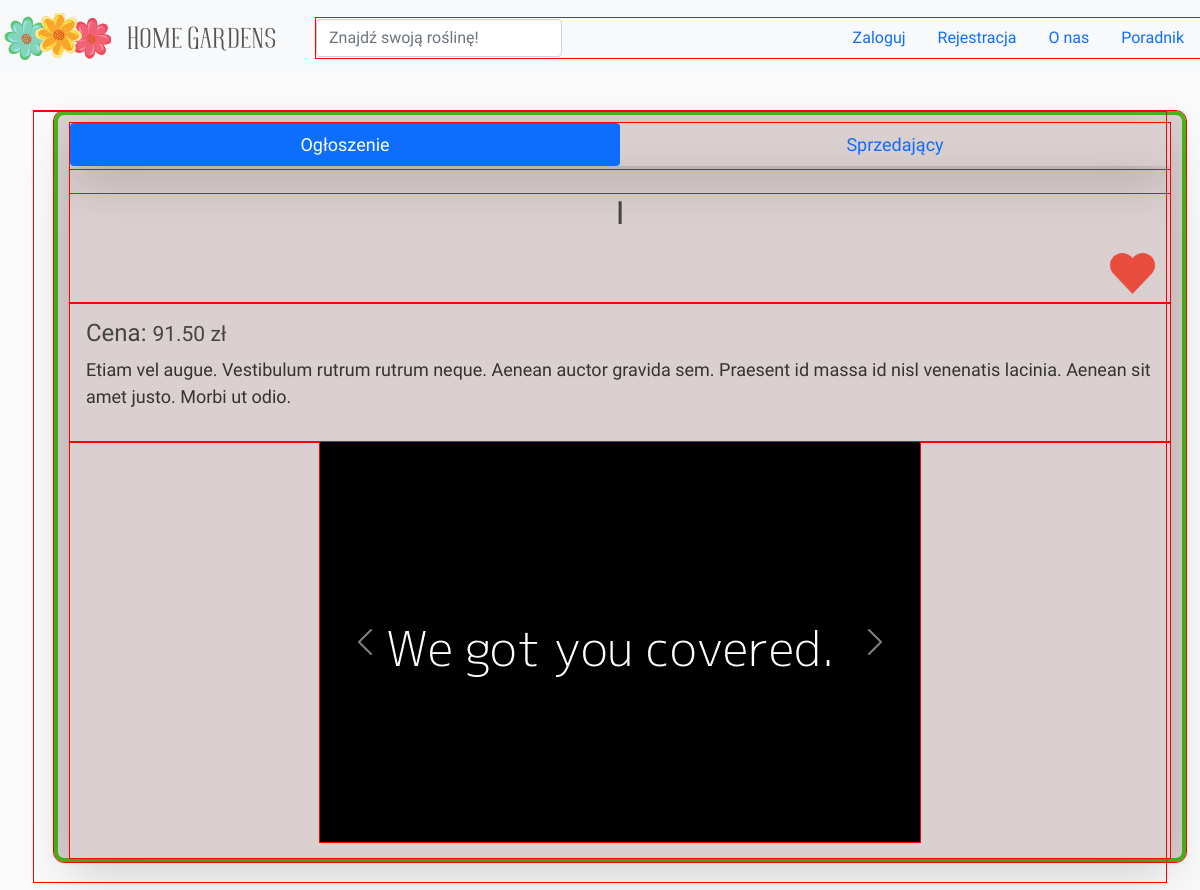
Screenshot of /offer/813/ with the database file from the repository.
### home/models.py (models this page shows, shortened)
class Offer(models.Model):
    SIZE_CHOICES = [
        ('Roślina mała', 'Roślina mała'),
        ('Roślina średnia', 'Roślina średnia'),
        ('Roślina duża', 'Roślina duża'),
        ('Roślina bardzo duża', 'Roślina bardzo duża'),
    ]
    MAINTENANCE_CHOICES = [
        ('Roślina mało wymagająca', 'Roślina mało wymagająca'),
        ('Roślina średnio wymagająca', 'Roślina średnio wymagająca'),
        ('Roślina bardzo wymagająca', 'Roślina bardzo wymagająca'),
    ]
    title = models.CharField(
        max_length=100, verbose_name="Nazwa przedmiotu:", null=True, blank=False)
    description = models.TextField(
        max_length=1024, verbose_name="Opis:", null=True, blank=True)
    price = models.FloatField(verbose_name="Cena:", null=True, blank=False)
    negotiable = models.BooleanField(verbose_name='Do negocjacji', default=False)
    seller = models.ForeignKey(User, on_delete=models.CASCADE, null=True, blank=True, verbose_name='Sprzedawca: ')
    date_posted = models.DateTimeField(default=timezone.now)
    size_category = models.CharField(max_length=64, verbose_name='Wielkość rośliny:', null=True, blank=False,
                                     choices=SIZE_CHOICES)
    maintenance_category = models.CharField(max_length=64, verbose_name='Pielęgnacja rośliny:', null=True, blank=False,
                                            choices=MAINTENANCE_CHOICES)
    indoor = models.BooleanField(blank=False, null=True, verbose_name='Roślina outdoorowa:', default=False)
    outdoor = models.BooleanField(blank=False, null=True, verbose_name='Roślina indoorowa:', default=False)
    pet_friendly = models.BooleanField(blank=False, null=True,
                                       verbose_name="Roślina przyjazna zwierzętom:", default=False)
    location = models.CharField(
        max_length=100, verbose_name="Lokalizacja:", null=True, blank=True)

class OfferImage(models.Model):
    image = models.ImageField(verbose_name="  ",
                              upload_to='products_pics/', default='products_pics/default.png')
    offer = models.ForeignKey(
        Offer, on_delete=models.CASCADE, null=True)

class OfferGalleryImage(models.Model):
    offer_image = models.OneToOneField(OfferImage, on_delete=models.CASCADE, related_name='offergalleryimage',
                                       null=True)
    gallery_image = models.ImageField(verbose_name="  ",
                                      upload_to='products_pics/', default='products_pics/default.png')
    offer = models.ForeignKey(Offer, on_delete=models.CASCADE, null=True)

### home/views.py (the view)
# urls.py: path('offer/<int:pk>/', offer_detail_view, name='offerdetail'),
def offer_detail_view(request, pk, *args, **kwargs):
    if request.method == 'GET':
        template = 'home/offer_detail_view.html'
        context = {}
        obj = Offer.objects.get(id=pk)
        context['object'] = obj
        context['full_images'] = OfferImage.objects.filter(offer=obj)
        return render(request, template, context)

### home/templates/home/offer_detail_view.html (shortened to what this page needs)
{% extends "home/base.html" %}
{% load static %}
{% block content %}
<div class="row">
    <div class="content-section container">
        <div class="col-12 mx-auto">
            <ul class="nav nav-pills nav-justified mt-2 shadow-lg" id="myTab" role="tablist">
                <li class="nav-item" role="presentation">
                    <button class="nav-link active" id="offer-tab" data-bs-toggle="tab" data-bs-target="#offer"
                        type="button" role="tab" aria-controls="offer" aria-selected="true">
                        Ogłoszenie
                    </button>
                </li>
                <li class="nav-item" role="presentation">
                    <button class="nav-link" id="seller-tab" data-bs-toggle="tab" data-bs-target="#seller" type="button"
                        role="tab" aria-controls="seller" aria-selected="false">
                        Sprzedający
                    </button>
                </li>
            </ul>
            <div class="tab-content mt-1 pt-3 shadow-lg" id="myTabContent">
                <div class="tab-pane fade show active" id="offer" role="tabpanel" aria-labelledby="offer-tab">
                    <div class=''>
                        <h2 class="card-title text-center mt-2"> {{object.title}}</h2>
                        <span class="d-flex justify-content-end">
                            <img class='btn' style='max-width: 75px;' src='{% static "hearticon.png" %}' alt="heart"/>
                        </span>
                    </div>
                    <div class="card-body">
                        <h4>Cena: <small> {{ object.price|stringformat:".2f" }} zł</small></h4>
                        <p class='text-break' > {{ object.description }} </p>
                    </div>
                    <div class="d-flex justify-content-center ">
                        <div id="carouselExampleInterval" class="mb-3 carousel slide" data-bs-ride="carousel">
                            <div class="carousel-inner" style="max-height:600px">
                                {% for offer_image in full_images %}
                                    {% if forloop.first %}
                                        <div class="carousel-item active">
                                            <a href='{{ offer_image.image.url }}' target="_blank">
                                                <img class='img-fluid' src="{{ offer_image.offergalleryimage.gallery_image.url }}" alt="..."></a>
                                        </div>
                                    {% else %}
                                        <div class="carousel-item">
                                            <a href='{{ offer_image.image.url }}' target="_blank">
                                                <img class='img-fluid ' src='{{ offer_image.offergalleryimage.gallery_image.url }}' alt="..."></a>
                                        </div>
                                    {% endif %}
                                {% endfor %}
                            </div>
                            <button class="carousel-control-prev" type="button" data-bs-target="#carouselExampleInterval"
                                data-bs-slide="prev">
                                <span class="carousel-control-prev-icon" aria-hidden="true"></span>
                            </button>
                            <button class="carousel-control-next" type="button" data-bs-target="#carouselExampleInterval"
                                data-bs-slide="next">
                                <span class="carousel-control-next-icon" aria-hidden="true"></span>
                            </button>
                        </div>
                    </div>
                </div>
            </div>
        </div>
    </div>
</div>
{% endblock content %}

### home/static/home/main1.css (style rules this page uses)
body { background: #fafafa; color: #333333; margin-top: 5rem; padding: 15px; font-family: 'Aleo', sans-serif; font-size: 18px; }
h1, h2, h3, h4, h5, h6 { color: #444444; }
ul { margin: 0; }
div { outline: solid 1px red; }
.content-section { background: #dbd0d0; border: 4px solid #44b817; border-radius: 10px; margin-bottom: 20px; margin-right: 20px; margin-left: 20px; }

### rows the page displays
Offer: title "I", price "91.50", description "Etiam vel augue. Vestibulum rutrum rutrum neque. Aenean auctor gravida sem. Praesent id massa id nisl venenatis lacinia. Aenean sit amet justo. Morbi ut odio."
OfferImage: offergalleryimage.gallery_image (placeholder picture)
